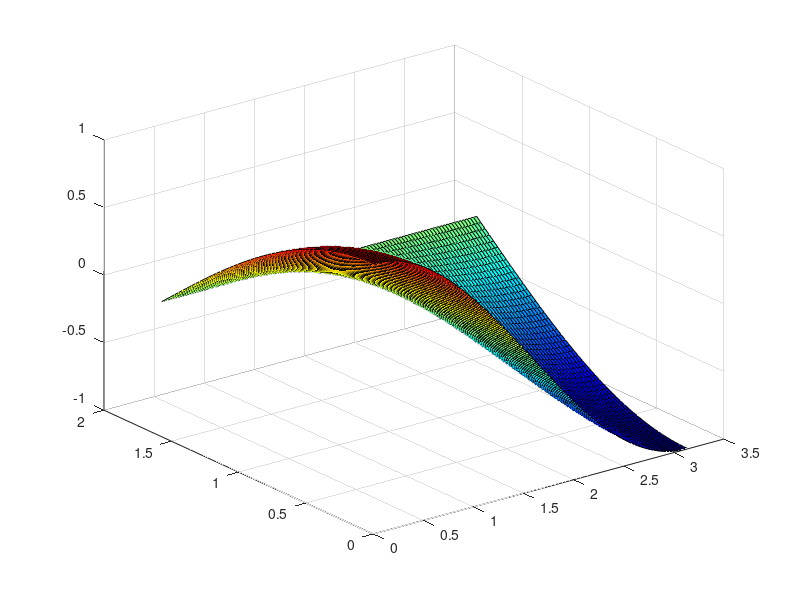

Write MATLAB code to recreate this figure. (Note: this script raises an error after producing the figure.)
%Tarea Metodos numericos
%Gabriel Alvarez Castrillo C00368
%Problema 2:
clearvars;

% Limites del dominio
xi = 0;
xf = pi;
yi = 0;
yf = pi/2;

% Partición del dominio
factor = 10;
n = factor * 10; % Número de puntos en x
m = factor * 5;  % Número de puntos en y

h = (xf - xi) /n;
k = (yf - yi) /m;

x = (xi:h:xf)'; 
y = (yi:k:yf)'; 

% Para resolver la ec. Laplace 
f = @(x,y) -(cos(x+y) + cos(x-y));

% Inicialización de la matriz de solución
U = zeros(m+1, n+1);  

% Aplicar condiciones de frontera de Dirichlet

for i = 1:m+1
    U(i,1)   = cos(y(i)); % Condición de frontera izquierda: U(x,0) = 0
    U(i,n+1) = -cos(y(i));% Condición de frontera derecha:   U(x,yf) = 0
end

for j = 1:n+1
    U(1,j)      = cos(x(j)); % Condición de frontera inferior: U(0,y) = 0
    U(m + 1, j) = 0;         % Condición de frontera superior: U(xf,y) = 0
end


% spy(U); Para ver la formación correcta de U

beta = (h/k)^2;
alpha = 2 * (1 + (h/k)^2);

% .......... Matriz patrón con los coeficientes ..........
A = zeros(n - 1, n - 1);  
for i = 1:n - 1
    A(i, i) = alpha; % Diagonal principal
end
for i = 1:n - 2
    A(i, i + 1) = -beta; % Diagonal superior
    A(i + 1, i) = -beta; % Diagonal inferior
end

% Conforma la matriz del Problema:
C = A; 
for i = 1:m-2
    C = blkdiag(C, A); % Agregar A a la matriz de bloques
end

% Ajustar la matriz C para las condiciones de Neumann
for i = 0:size(C, 1) - n
    C(n + i, i + 1) = -beta; 
    C(i + 1, n + i) = -beta;
end

% Se crea el vector b:
b = zeros(size(C, 1), 1);
% Los llena por filas de los puntos a encontrar:

l = 0;
for i = 2:m
    for j = 2:n
        l = l + 1;
        b(l) = U(i-1,j)+U(i+1,j)+beta*(U(i,j-1)+U(i,j+1))-h^2*f(x(j),y(i));
    end
end

% Resolver el sistema
u = C \ b;
% Rellenar la matriz U con los valores calculados
l = 0;
for i = 2:m
    for j = 2:n
        l = l + 1;
        U(i, j) = u(l);
    end
end

% Graficando la solución tenemos
[X,Y] = meshgrid(x,y);

figure(1)
h1 = surf(X,Y,U);
colormap jet;
h1.EdgeColor = 'none';
xlabel('x');
ylabel('y');
zlabel('U(x,y)');
title('Solución de la ec. de Laplace');
